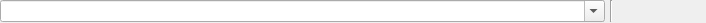
<?xml version="1.0" encoding="UTF-8"?>
<ui version="4.0">
 <class>MultiplotConfigWidget</class>
 <widget class="QWidget" name="MultiplotConfigWidget">
  <property name="geometry">
   <rect>
    <x>0</x>
    <y>0</y>
    <width>706</width>
    <height>23</height>
   </rect>
  </property>
  <property name="windowTitle">
   <string>Form</string>
  </property>
  <layout class="QGridLayout" name="gridLayout">
   <property name="horizontalSpacing">
    <number>5</number>
   </property>
   <property name="margin">
    <number>0</number>
   </property>
   <item row="0" column="0">
    <widget class="rqt_multiplot::ConfigComboBox" name="configComboBox">
     <property name="sizePolicy">
      <sizepolicy hsizetype="MinimumExpanding" vsizetype="Fixed">
       <horstretch>0</horstretch>
       <verstretch>0</verstretch>
      </sizepolicy>
     </property>
     <property name="editable">
      <bool>true</bool>
     </property>
    </widget>
   </item>
   <item row="0" column="2">
    <layout class="QHBoxLayout" name="horizontalLayout">
     <property name="spacing">
      <number>0</number>
     </property>
     <item>
      <widget class="QPushButton" name="pushButtonNew">
       <property name="minimumSize">
        <size>
         <width>22</width>
         <height>22</height>
        </size>
       </property>
       <property name="maximumSize">
        <size>
         <width>22</width>
         <height>22</height>
        </size>
       </property>
       <property name="cursor">
        <cursorShape>PointingHandCursor</cursorShape>
       </property>
       <property name="toolTip">
        <string>New configuration</string>
       </property>
       <property name="text">
        <string/>
       </property>
       <property name="icon">
        <iconset>
         <normaloff>../resource/16x16/new.png</normaloff>../resource/16x16/new.png</iconset>
       </property>
       <property name="iconSize">
        <size>
         <width>16</width>
         <height>16</height>
        </size>
       </property>
       <property name="flat">
        <bool>true</bool>
       </property>
      </widget>
     </item>
     <item>
      <widget class="QPushButton" name="pushButtonOpen">
       <property name="minimumSize">
        <size>
         <width>22</width>
         <height>22</height>
        </size>
       </property>
       <property name="maximumSize">
        <size>
         <width>22</width>
         <height>22</height>
        </size>
       </property>
       <property name="cursor">
        <cursorShape>PointingHandCursor</cursorShape>
       </property>
       <property name="toolTip">
        <string>Open configuration</string>
       </property>
       <property name="text">
        <string/>
       </property>
       <property name="icon">
        <iconset>
         <normaloff>../resource/16x16/open.png</normaloff>../resource/16x16/open.png</iconset>
       </property>
       <property name="iconSize">
        <size>
         <width>16</width>
         <height>16</height>
        </size>
       </property>
       <property name="flat">
        <bool>true</bool>
       </property>
      </widget>
     </item>
     <item>
      <widget class="QPushButton" name="pushButtonSave">
       <property name="minimumSize">
        <size>
         <width>22</width>
         <height>22</height>
        </size>
       </property>
       <property name="maximumSize">
        <size>
         <width>22</width>
         <height>22</height>
        </size>
       </property>
       <property name="cursor">
        <cursorShape>PointingHandCursor</cursorShape>
       </property>
       <property name="toolTip">
        <string>Save configuration</string>
       </property>
       <property name="text">
        <string/>
       </property>
       <property name="icon">
        <iconset>
         <normaloff>../resource/16x16/save.png</normaloff>../resource/16x16/save.png</iconset>
       </property>
       <property name="iconSize">
        <size>
         <width>16</width>
         <height>16</height>
        </size>
       </property>
       <property name="flat">
        <bool>true</bool>
       </property>
      </widget>
     </item>
     <item>
      <widget class="QPushButton" name="pushButtonSaveAs">
       <property name="minimumSize">
        <size>
         <width>22</width>
         <height>22</height>
        </size>
       </property>
       <property name="maximumSize">
        <size>
         <width>22</width>
         <height>22</height>
        </size>
       </property>
       <property name="cursor">
        <cursorShape>PointingHandCursor</cursorShape>
       </property>
       <property name="toolTip">
        <string>Save configuration as...</string>
       </property>
       <property name="text">
        <string/>
       </property>
       <property name="icon">
        <iconset>
         <normaloff>../resource/16x16/save_as.png</normaloff>../resource/16x16/save_as.png</iconset>
       </property>
       <property name="iconSize">
        <size>
         <width>16</width>
         <height>16</height>
        </size>
       </property>
       <property name="flat">
        <bool>true</bool>
       </property>
      </widget>
     </item>
    </layout>
   </item>
   <item row="0" column="1">
    <widget class="Line" name="line">
     <property name="orientation">
      <enum>Qt::Vertical</enum>
     </property>
    </widget>
   </item>
  </layout>
 </widget>
 <customwidgets>
  <customwidget>
   <class>rqt_multiplot::ConfigComboBox</class>
   <extends>QComboBox</extends>
   <header location="global">rqt_multiplot/ConfigComboBox.h</header>
  </customwidget>
 </customwidgets>
 <resources/>
 <connections/>
</ui>
